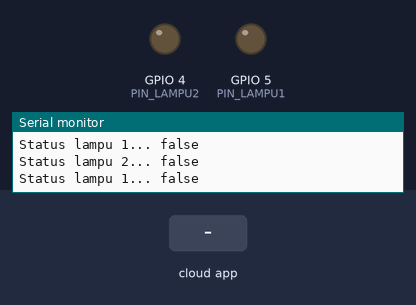
Simulated run of this sketch. Board: ESP8266 (NodeMCU). Parts: output pins drawn as LEDs (lit = HIGH), the last lines printed to the serial monitor. The inputs (shaded band) are chosen by the test bench. WiFi joins after 1.5 s; servers stay silent unless stated; the Firebase database answers and starts empty.

Above: at 2.7 s.
2.8 s: the phone or cloud app sets lamp1 to 1
At 4.1 s:
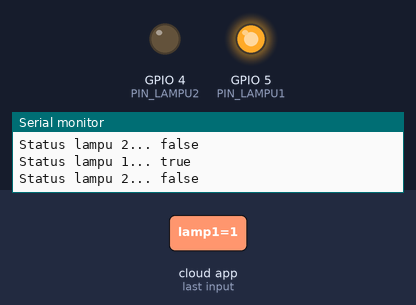
5.3 s: the phone or cloud app sets lamp2 to 1
At 6.9 s:
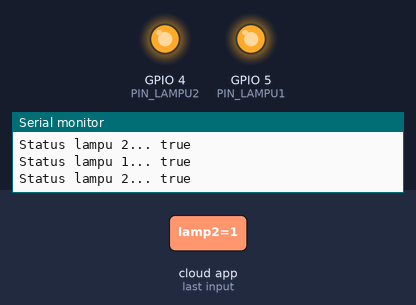
7.3 s: the phone or cloud app sets lamp1 to 0
At 8.5 s:
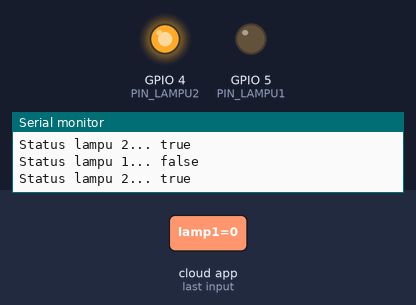
9.3 s: the phone or cloud app sets lamp2 to 0
At 11.2 s:
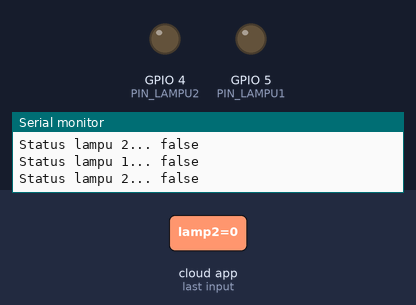
Timing chart, 0 to 12.3 s (numbered marks = the images above; inputs shaded):
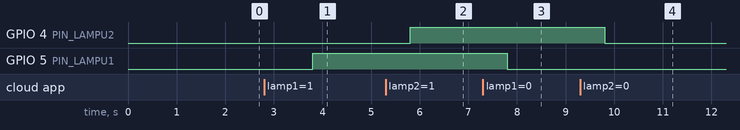

The sketch:

Smart_Home_ESP8266.ino
```cpp
#include <ESP8266WiFi.h>
#include <FirebaseESP8266.h>

#define WIFI_SSID "R_Kepala_Lab"
#define WIFI_PASSWORD "tanyaadminprodi"

#define DATABASE_URL "smarthome-4c16d-default-rtdb.asia-southeast1.firebasedatabase.app"
#define API_KEY "i3sYEXwrdIy4u97IOslAiZGAJ2VvZqKt5veUrLiQ"

FirebaseData fbdo;
FirebaseConfig config;

bool lampu1;
bool lampu2;

#define PIN_LAMPU1 5
#define PIN_LAMPU2 4

unsigned long current = 0;
unsigned long prevSecond = 0;

void setup() {

  Serial.begin(115200);

  pinMode(PIN_LAMPU1, OUTPUT);
  pinMode(PIN_LAMPU2, OUTPUT);

  WiFi.begin(WIFI_SSID, WIFI_PASSWORD);
  Serial.print("Connecting to Wi-Fi");
  while (WiFi.status() != WL_CONNECTED) {
    Serial.print(".");
    delay(300);
  }
  Serial.println();
  Serial.print("Connected with IP: ");
  Serial.println(WiFi.localIP());
  Serial.println();

  Serial.printf("Firebase Client v%s\n\n", FIREBASE_CLIENT_VERSION);

  Firebase.begin(DATABASE_URL, API_KEY);

  Firebase.reconnectWiFi(true);
}

void loop() {
  current = millis();
  if (current - prevSecond >= 1000) {
    prevSecond = current;

    Serial.printf("Status lampu 1... %s\n", Firebase.getBool(fbdo, F("/lamp1"), &lampu1) ? lampu1 ? "true" : "false" : fbdo.errorReason().c_str());

    Serial.printf("Status lampu 2... %s\n", Firebase.getBool(fbdo, F("/lamp2"), &lampu2) ? lampu2 ? "true" : "false" : fbdo.errorReason().c_str());

    Serial.println();
  }

  if (lampu1) {
    digitalWrite(PIN_LAMPU1, HIGH);
  } else {
    digitalWrite(PIN_LAMPU1, LOW);
  }

  if (lampu2) {
    digitalWrite(PIN_LAMPU2, HIGH);
  } else {
    digitalWrite(PIN_LAMPU2, LOW);
  }
}
```

Measured:
- after the input at 2.8 s, GPIO 5 (PIN_LAMPU1): LOW → HIGH after 1.0 s
- after the input at 5.3 s, GPIO 4 (PIN_LAMPU2): LOW → HIGH after 0.51 s
- after the input at 7.3 s, GPIO 5 (PIN_LAMPU1): HIGH → LOW after 0.51 s
- after the input at 9.3 s, GPIO 4 (PIN_LAMPU2): HIGH → LOW after 0.51 s
